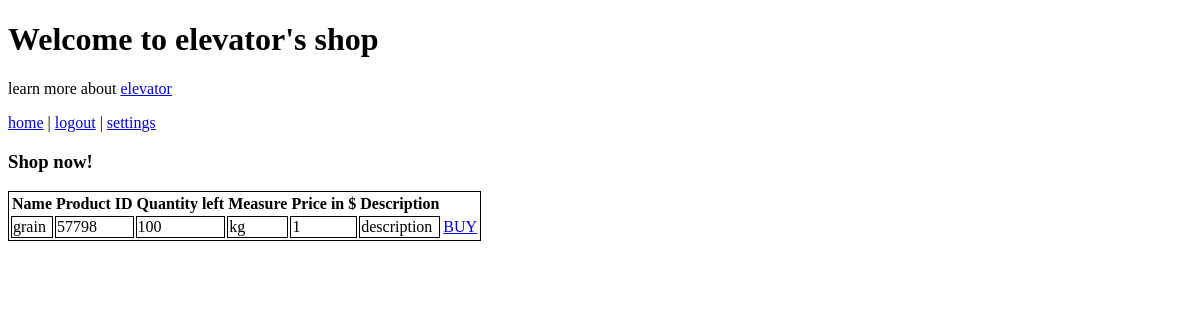
/shop/elevator (signed in), run on an earlier commit of the app's database.
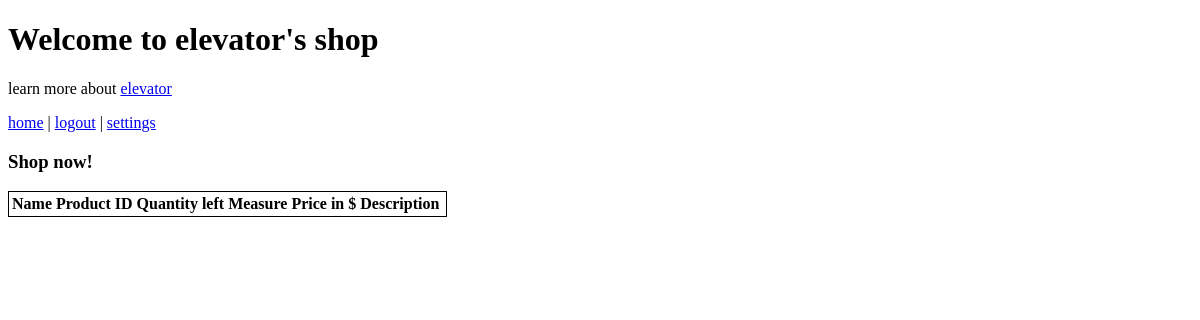
And on a later commit of the database.
### tables this page shows
CREATE TABLE products(elevator_id int, name text, product_id int, quantity_available int, measure varchar(255), price int, description text);

### app.py (the view, shortened to what this page needs)
@app.route('/shop/<string:name>', methods=['GET'])
def shop(name):
    if 'username' in session:
        con = lite.connect('base.db')
        cur = con.cursor()
        cur.execute(f"SELECT elevator_id from elevators WHERE username='{name}';")
        elevator_id = cur.fetchone()
        cur.close()
        products = getProductList(elevator_id[0])
        return render_template('shop.html', username=name, id=elevator_id[0], loggedin=True, products=products)

### app.py (called while the page is built)
def getProductList(id):
    con = lite.connect('base.db')
    cur = con.cursor()
    cur.execute(f"SELECT * from products WHERE elevator_id='{id}';")
    result = cur.fetchall()
    if not result:
        result = []
    else:
        result = ['' if x is None else x for x in result]
    cur.close()
    return result

### templates/shop.html (shortened to what this page needs)
<!doctype html>
<h1>Welcome to {{username}}'s shop</h1>
<p>learn more about <a href="{{ url_for('profile', id = id)}}">{{username}}</a></p>
{% if loggedin %}
  <nav>
    <a href="/home">home</a> |
    <a href="/logout">logout</a> |
    <a href="/settings-farmer">settings</a>
  </nav>
{% endif %}
<h3>Shop now!</h3>
<table style="border: 1px solid;">
  <thead>
    <tr>
      <th>Name</th>
      <th>Product ID</th>
      <th>Quantity left</th>
      <th>Measure</th>
      <th>Price in $</th>
      <th>Description</th>
      <th></th>
    </tr>
  </thead>
  {% for product in products %}
    <tr>
      {% for i in product %}
        {% if loop.index != 1 %}
          <td style="border: 1px solid;">{{i}}</td>
        {% endif %}
      {% endfor %}
      <td><a href="{{ url_for('buy', product_id = product[2], elevator_id = product[0])}}">BUY</a></td>
    </tr>
  {% endfor %}
</table>

What changed in the data, as far as the page shows it:
removed products: name "grain", product "57798", product "100" "1", measure "kg", description "description"
